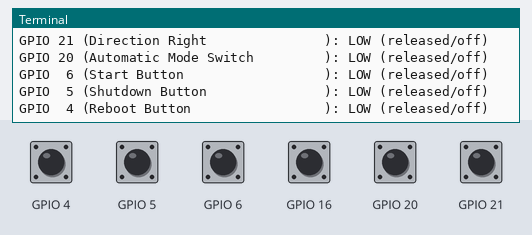
The program below on a simulated Raspberry Pi (BCM pin numbers). Shown: the last lines printed to the terminal. Inputs (shaded band) come from the test bench; at power-on: GPIO 4–6, GPIO 16, GPIO 20, GPIO 21 LOW. The clock reads 2024-03-15 10:24:30 at power-on unless the program sets it.

Above: at 1.2 s.
1.3 s: GPIO 4 pulled HIGH for 0.15 s
At 1.48 s:
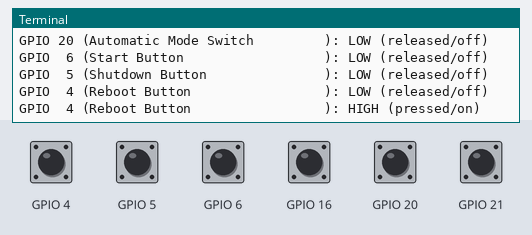
2.9 s: GPIO 5 pulled HIGH for 0.15 s
At 3.6 s:
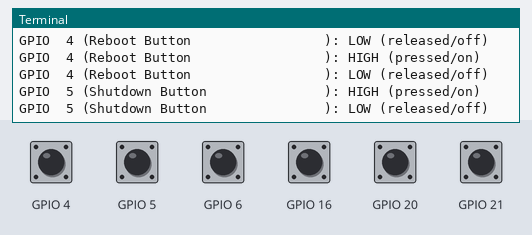
4.5 s: GPIO 6 pulled HIGH for 0.15 s
At 5.2 s:
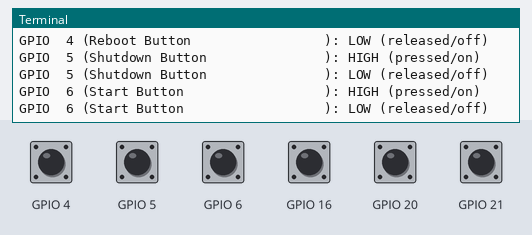
6.1 s: GPIO 16 pulled HIGH for 0.15 s
At 6.7 s:
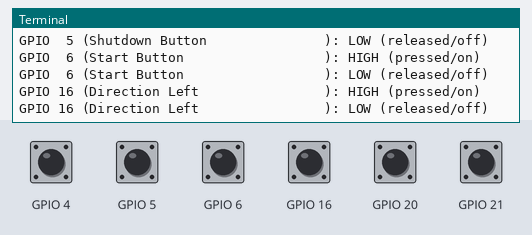
9.2 s: GPIO 20 pulled HIGH for 0.15 s
11.5 s: GPIO 21 pulled HIGH for 0.15 s
At 12.5 s:
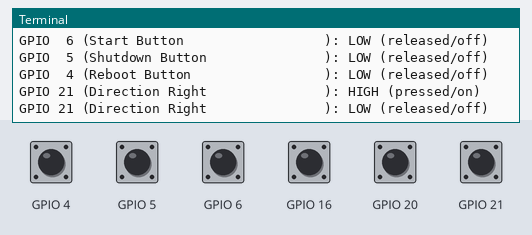

Measured:
- after the input at 1.3 s, the terminal: prints a new line at once (image 1)
- after the input at 2.9 s, the terminal: prints a new line at once (image 2)
- after the input at 4.5 s, the terminal: prints a new line after 0.05 s (image 3)
- after the input at 6.1 s, the terminal: prints a new line after 0.05 s (image 4)
- after the input at 11.5 s, the terminal: prints a new line after 0.10 s (image 5)

The program:

vehicle_gpio_testing.py
```python
#!/usr/bin/env python3
"""
Standalone GPIO Test Script
Tests all GPIO pins configured for the vehicle control system

Requirements:
- pigpiod daemon must be running: sudo systemctl start pigpiod
- No root access needed (pigpio uses daemon)

Usage:
    python3 test_gpio_standalone.py
"""

import pigpio
import time
import sys

# GPIO Pin Configuration (BCM numbering)
INPUT_PINS = {
    16: "Direction Left",
    21: "Direction Right",
    20: "Automatic Mode Switch",
    6: "Start Button",
    5: "Shutdown Button",
    4: "Reboot Button",
}

OUTPUT_PINS = {
    22: "Software Status LED (Green)",
    27: "Yellow/Orange LED",
    17: "Raspberry Pi Power LED (Red)",
}


def test_outputs(pi):
    """Test all output pins by blinking them"""
    print("\n" + "=" * 60)
    print("TESTING OUTPUT PINS")
    print("=" * 60)

    # Setup output pins
    for pin, name in OUTPUT_PINS.items():
        pi.set_mode(pin, pigpio.OUTPUT)
        pi.write(pin, 0)  # Start LOW
        print(f"✓ GPIO {pin:2d} ({name}) configured as OUTPUT")

    print("\n--- Blinking each LED 3 times (1 second on/off) ---")

    for pin, name in OUTPUT_PINS.items():
        print(f"\nTesting GPIO {pin} - {name}")
        for i in range(3):
            print(f"  Cycle {i+1}/3: ON", end="", flush=True)
            pi.write(pin, 1)  # HIGH
            time.sleep(1)
            print(" → OFF", flush=True)
            pi.write(pin, 0)  # LOW
            time.sleep(1)

    print("\n--- Testing all LEDs ON simultaneously ---")
    for pin in OUTPUT_PINS.keys():
        pi.write(pin, 1)
    print("All LEDs should be ON now (waiting 3 seconds)...")
    time.sleep(3)

    print("Turning all LEDs OFF...")
    for pin in OUTPUT_PINS.keys():
        pi.write(pin, 0)

    print("\n✅ Output pin test complete!")

    # Leave GPIO 22 (Software Status LED) ON to indicate script is running
    pi.write(22, 1)
    print("ℹ️  GPIO 22 (Software Status LED) left ON")

    # Leave GPIO 17 (Pi Power LED) ON to indicate Pi is powered
    pi.write(17, 1)
    print("ℹ️  GPIO 17 (Pi Power LED) left ON")


def test_inputs(pi):
    """Test all input pins by reading their states"""
    print("\n" + "=" * 60)
    print("TESTING INPUT PINS")
    print("=" * 60)

    # Setup input pins with pull-down resistors
    for pin, name in INPUT_PINS.items():
        if pin in [4, 5, 6]:  # Buttons might need pull-up
            pi.set_mode(pin, pigpio.INPUT)
            pi.set_pull_up_down(pin, pigpio.PUD_DOWN)
        else:
            pi.set_mode(pin, pigpio.INPUT)
            pi.set_pull_up_down(pin, pigpio.PUD_DOWN)
        print(f"✓ GPIO {pin:2d} ({name}) configured as INPUT")

    print("\n--- Reading input states (press buttons/flip switches to test) ---")
    print("Will read for 10 seconds. Press Ctrl+C to stop early.\n")

    try:
        start_time = time.time()
        last_states = {}

        while (time.time() - start_time) < 10:
            for pin, name in INPUT_PINS.items():
                state = pi.read(pin)

                # Print only on state change
                if pin not in last_states or last_states[pin] != state:
                    state_str = "HIGH (pressed/on)" if state else "LOW (released/off)"
                    print(f"GPIO {pin:2d} ({name:30s}): {state_str}")

                    last_states[pin] = state

            time.sleep(0.1)  # Poll every 100ms

    except KeyboardInterrupt:
        print("\n\nInput test interrupted by user")

    print("\n--- Final input states ---")
    for pin, name in INPUT_PINS.items():
        state = pi.read(pin)
        state_str = "HIGH" if state else "LOW"
        print(f"GPIO {pin:2d} ({name:30s}): {state_str}")

    print("\n✅ Input pin test complete!")


def main():
    """Main test function"""
    print("=" * 60)
    print("VEHICLE CONTROL GPIO TEST SCRIPT")
    print("=" * 60)
    print("\nThis script will test:")
    print("  • 6 input pins (buttons and switches)")
    print("  • 3 output pins (LEDs)")
    print("\nBCM GPIO numbering is used (not BOARD/physical pin numbers)")

    # Connect to pigpiod daemon
    print("\n--- Connecting to pigpiod daemon ---")

    pi = pigpio.pi()

    if not pi.connected:
        print("❌ ERROR: Could not connect to pigpiod daemon!")
        print("\nTroubleshooting:")
        print("  1. Check if pigpiod is running:")
        print("     sudo systemctl status pigpiod")
        print("  2. Start pigpiod if needed:")
        print("     sudo systemctl start pigpiod")
        print("  3. Enable pigpiod to start on boot:")
        print("     sudo systemctl enable pigpiod")
        sys.exit(1)

    print("✅ Connected to pigpiod daemon")
    print(f"   pigpio version: {pi.get_pigpio_version()}")
    print(f"   Hardware revision: {pi.get_hardware_revision()}")

    try:
        # Test outputs first (visual feedback)
        # test_outputs(pi)
        for i in range(10):
            # Test inputs (interactive)
            test_inputs(pi)

        print("\n" + "=" * 60)
        print("ALL TESTS COMPLETE!")
        print("=" * 60)
        print("\n✅ GPIO 22 (Software Status LED) is ON")
        print("✅ GPIO 17 (Pi Power LED) is ON")
        print("\nThese will stay on until you run:")
        print(
            "  python3 -c 'import pigpio; pi=pigpio.pi(); pi.write(22,0); pi.write(17,0); pi.stop()'"
        )

    except Exception as e:
        print(f"\n❌ ERROR during testing: {e}")
        import traceback

        traceback.print_exc()

    finally:
        # Clean up (but leave status LEDs on)
        print("\n--- Cleaning up GPIO ---")
        # Turn off yellow/orange LED
        pi.write(27, 0)
        print("✓ GPIO 27 (Yellow/Orange LED) turned OFF")

        # Disconnect
        pi.stop()
        print("✓ Disconnected from pigpiod")


if __name__ == "__main__":
    main()
```
